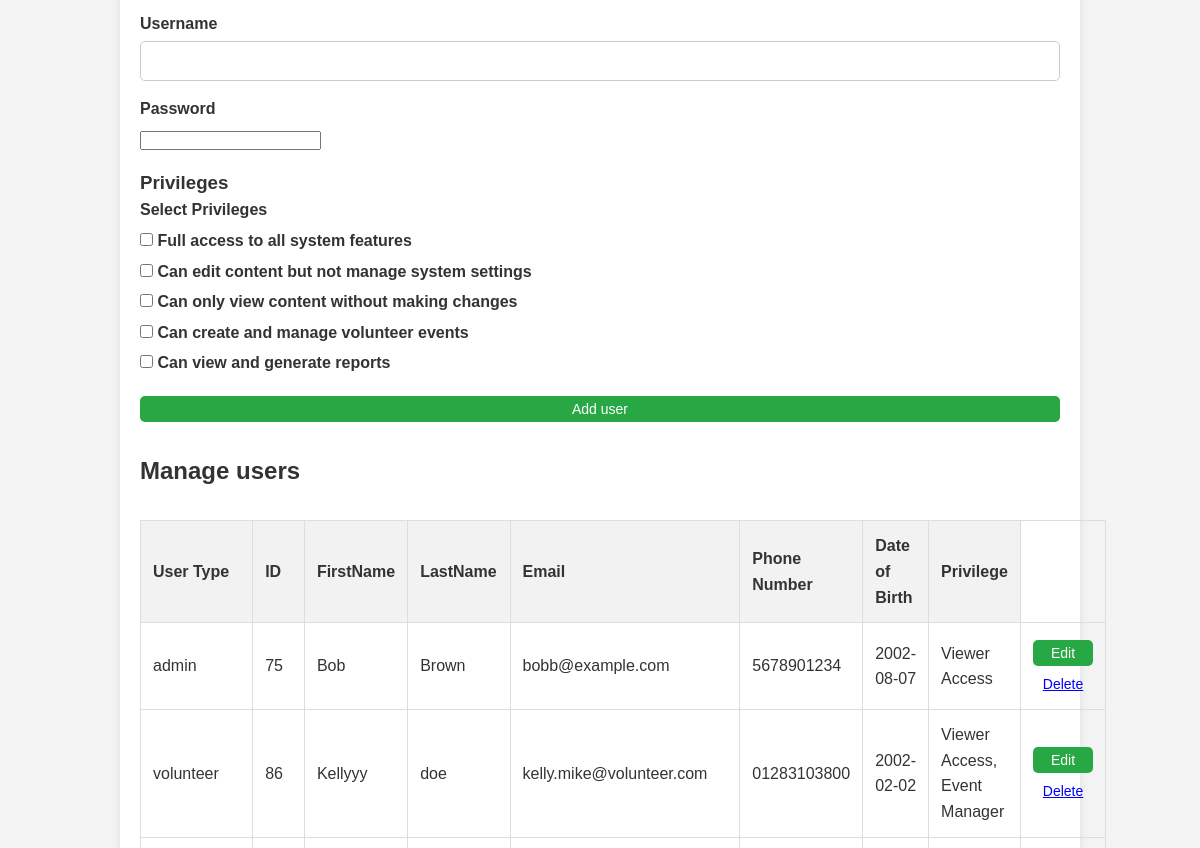
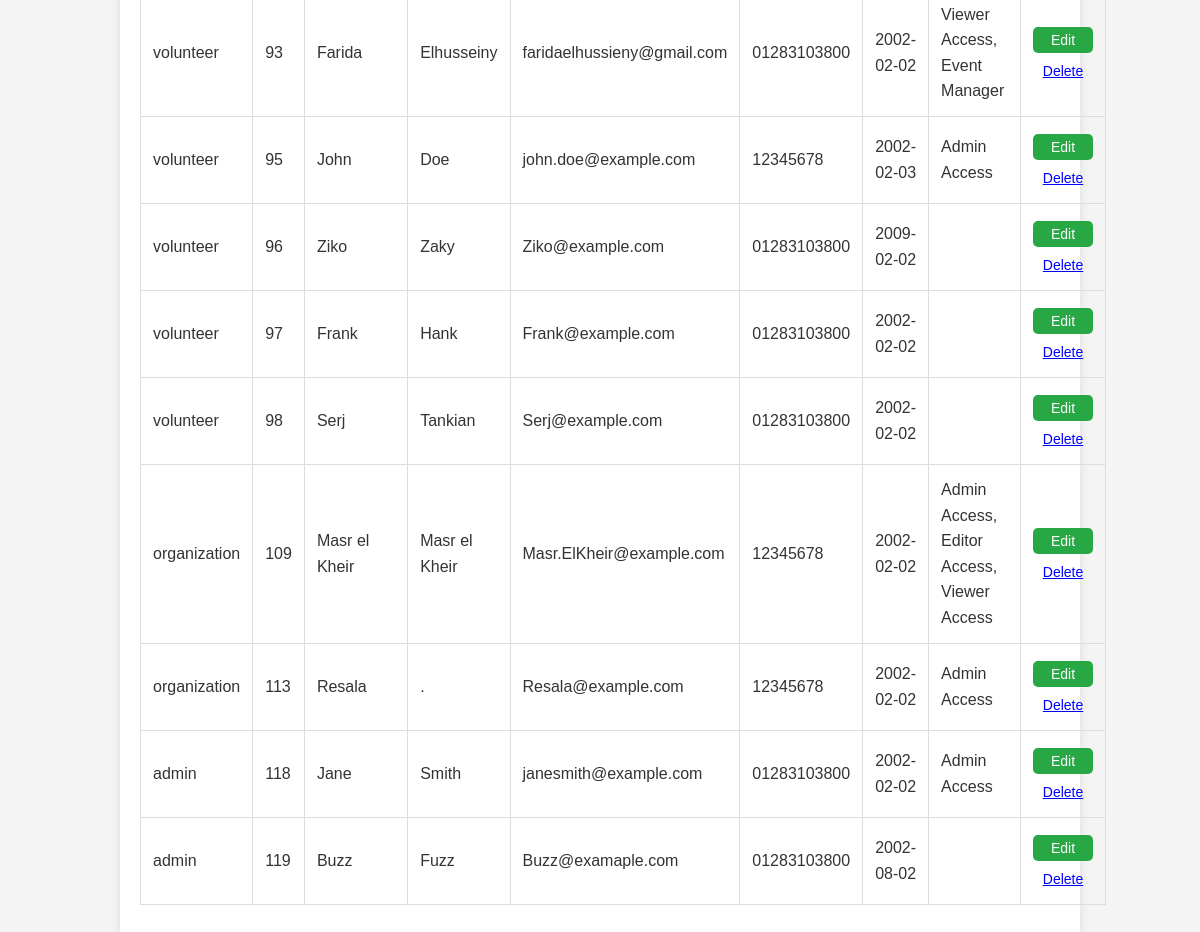
Page /Views/AdminControlPanel.php (lower part) on the earlier database version (2 pictures, top to bottom).
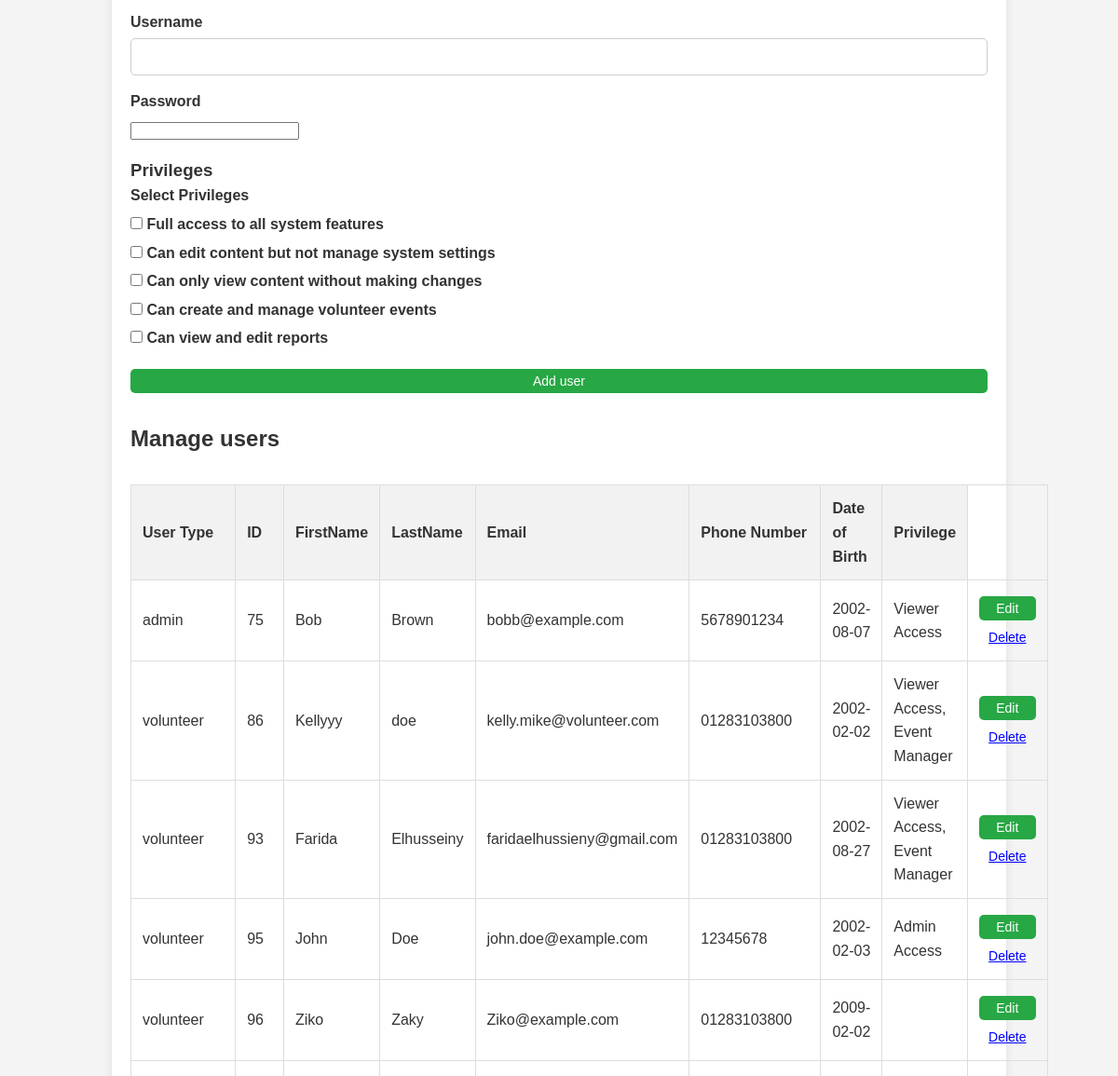
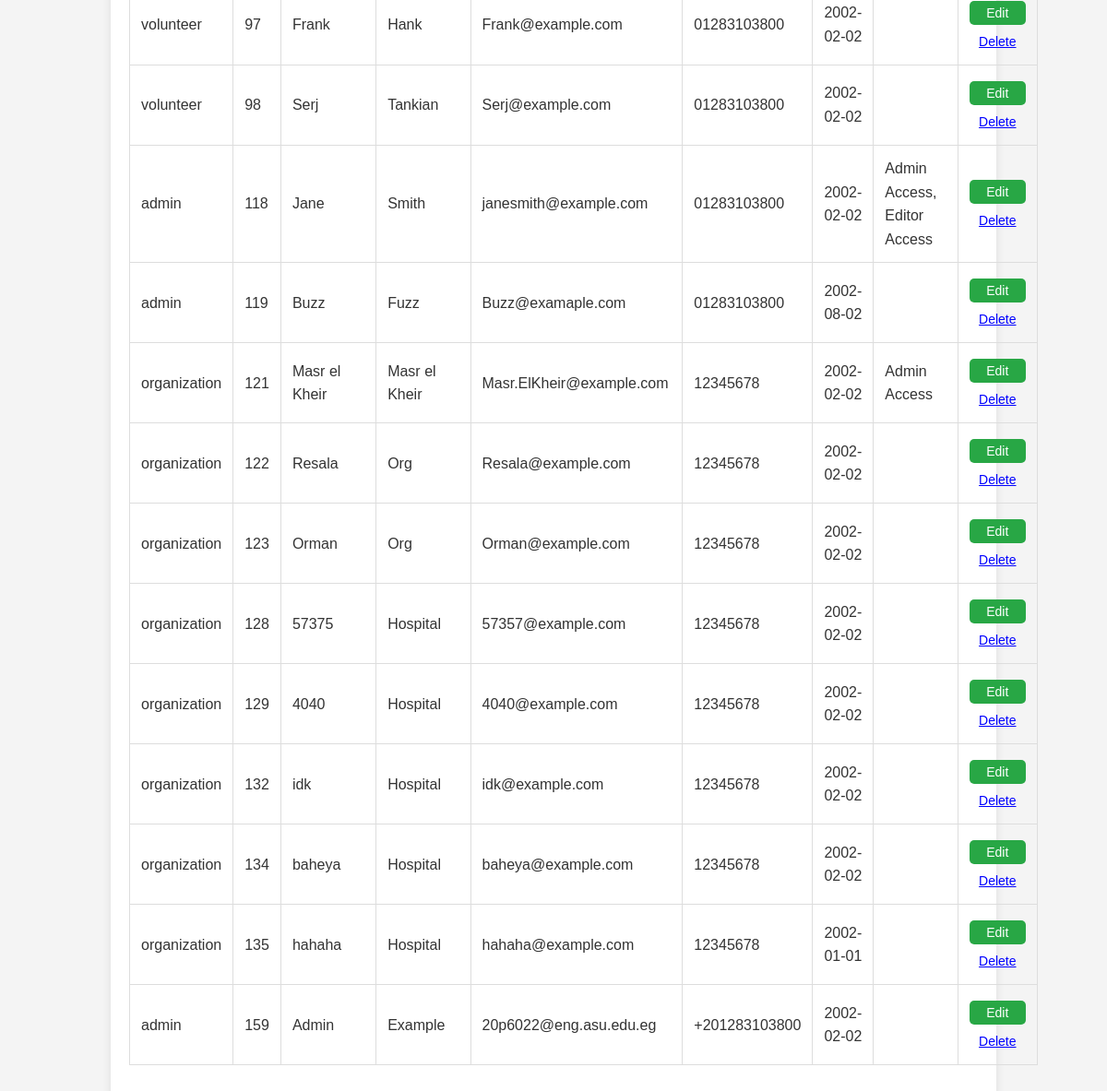
Same page on the later database version (2 pictures, top to bottom).
### tables this page shows
CREATE TABLE `privilege` (
  `PrivilegeID` int NOT NULL AUTO_INCREMENT,
  `PrivilegeName` varchar(50) NOT NULL,
  `Description` varchar(255) NOT NULL,
  `AccessLevel` int NOT NULL,
  PRIMARY KEY (`PrivilegeID`)
);

CREATE TABLE `user` (
  `UserID` int NOT NULL AUTO_INCREMENT,
  `FirstName` varchar(50) NOT NULL,
  `LastName` varchar(50) NOT NULL,
  `Email` varchar(100) NOT NULL,
  `PhoneNumber` varchar(15) DEFAULT NULL,
  `DateOfBirth` date DEFAULT NULL,
  `USER_NAME` varchar(50) NOT NULL,
  `PASSWORD_HASH` varchar(100) NOT NULL,
  `LAST_LOGIN` date DEFAULT NULL,
  `ACCOUNT_CREATION_DATE` date DEFAULT NULL,
  `UserTypeID` int DEFAULT NULL,
  PRIMARY KEY (`UserID`),
  UNIQUE KEY `Email` (`Email`),
  KEY `UserTypeID` (`UserTypeID`),
  CONSTRAINT `user_ibfk_1` FOREIGN KEY (`UserTypeID`) REFERENCES `usertype` (`UserTypeID`)
);

CREATE TABLE `usertype` (
  `UserTypeID` int NOT NULL AUTO_INCREMENT,
  `UserType` varchar(50) NOT NULL,
  PRIMARY KEY (`UserTypeID`)
);

### Models/Database.php (called while the page is built, shortened)
<?php
class Database {
    protected $conn;
    private static $instance;
    public function __construct() {
        $this->conn = new mysqli('localhost', 'root', 'Deda2782002!', 'VolunteerManagementSystem');
    }
    public static function getInstance() {
        if (!self::$instance) {
            self::$instance = new Database();
        }
        return self::$instance;
    }
    public function getConnection() {
        return $this->conn;
    }
}
?>

### Models/PrivilegeModel.php (called while the page is built, shortened)
<?php
require_once 'Database.php';
class Privilege
{
    public static function getAllPrivileges() {
        $query = "SELECT PrivilegeID, PrivilegeName, Description, AccessLevel FROM Privilege";
        $result = Database::getInstance()->getConnection()->query($query);
        $privileges = [];
        while ($row = $result->fetch_assoc()) {
            $privilege = new Privilege();
            $privilege->PrivilegeID = $row['PrivilegeID'];
            $privilege->PrivilegeName = $row['PrivilegeName'];
            $privilege->Description = $row['Description'];
            $privilege->AccessLevel = $row['AccessLevel'];
            $privileges[] = $privilege;
        }
        return $privileges;
    }
}
?>

### Controllers/PrivilegeController.php (called while the page is built, shortened)
<?php
require_once '../Models/PrivilegeModel.php';
class PrivilegeController {
    public function get_all_privileges() {
        return Privilege::getAllPrivileges();
    }
}
?>

### Models/UserModel.php (called while the page is built, shortened)
<?php
require_once 'Database.php';
class User {
    private $conn;
    public $UserID;
    public function __construct($id = null) {
        $this->conn = Database::getInstance()->getConnection();
    }
    public static function get_all_users(){
        $query = "SELECT * FROM User";
        $conn = Database::getInstance()->getConnection();
        $stmt = $conn->prepare($query);
        $stmt->execute();
        $result = $stmt->get_result();
        $users = [];
        while ($row = $result->fetch_assoc()) {
            $user = new self();
            foreach ($row as $key => $value) {
                if (property_exists($user, $key)) {
                    $user->$key = $value;
                }
            }
            $user->UserType = $user->getUserType();
            $user->Privileges = $user->getPrivileges();
            $user->Locations = $user->getLocations($user->UserID);
            $users[] = $user;
        }
        return $users;
    }
    public function getUserType() {
        $query = "SELECT UserTypeID FROM User WHERE UserID = ?";
        $stmt = $this->conn->prepare($query);
        $stmt->bind_param("i", $this->UserID);
        $stmt->execute();
        $result = $stmt->get_result();
        if ($row = $result->fetch_assoc()) {
            $UserTypeID = $row['UserTypeID'];
            $query = "SELECT UserType FROM UserType WHERE UserTypeID = ?";
            $stmt = $this->conn->prepare($query);
            $stmt->bind_param("i", $UserTypeID);
            $stmt->execute();
            $result = $stmt->get_result();
            if ($row = $result->fetch_assoc()) {
                return $row['UserType'];
            }
        }
        return null;
    }
    public function getPrivileges() {
        $query = "SELECT p.* FROM Privilege p
                  JOIN User_Privilege up ON p.PrivilegeID = up.USER_PrivilegeID
                  WHERE up.User_ID = ?";
        $stmt = $this->conn->prepare($query);
        $stmt->bind_param("i", $this->UserID);
        $stmt->execute();
        $result = $stmt->get_result();
        $privileges = [];
        while ($row = $result->fetch_assoc()) {
            $privilege = new Privilege();
            $privilege->PrivilegeID = $row['PrivilegeID'];
            $privilege->PrivilegeName = $row['PrivilegeName'];
            $privilege->Description = $row['Description'];
            $privilege->AccessLevel = $row['AccessLevel'];
            $privileges[] = $privilege;
        }
        return $privileges;
    }
    public static function getLocationIds($UserId) {
        $query = "SELECT a.* FROM Location a
                  JOIN User_Address ua ON a.AddressID = ua.AddressID
                  WHERE ua.UserID = ?";
        $conn = Database::getInstance()->getConnection();
        $stmt = $conn->prepare($query);
        $stmt->bind_param("i", $UserId);
        $stmt->execute();
        $result = $stmt->get_result();
        $locationIds = [];
        while ($row = $result->fetch_assoc()) {
            $locationIds[] = $row['AddressID'];
        }
        return $locationIds;
    }
    public function getLocations($useriD) {
        $locationDictionary = [];
        $locationIds = $this->getLocationIds($useriD);
        for ($i = 0; $i < count($locationIds); $i++) {
            $locationName = Location::getLocationNameById($locationIds[$i]);
            $cityName = Location::getParentFromChild($locationName);
            $countryName = Location::getParentFromChild($cityName);
            $location = [
                "ID" => $locationIds[$i],
                "Area" => $locationName,
                "City" => $cityName,
                "Country" => $countryName
            ];
            $locationDictionary[] = $location;
        }
        return $locationDictionary;
    }
}
?>

### Controllers/UserController.php (called while the page is built, shortened)
<?php
require_once '../Models/UserModel.php';
class UserController {
    public function getAllUsers() {
        return User::get_all_users();
    }
}
?>

### Views/AdminControlPanel.php (the view, shortened to what the changed rows need)
<?php
require_once '../Controllers/userController.php';
require_once '../Controllers/PrivilegeController.php';
$controller = new UserController();
$users = $controller->getAllUsers();
$controllerprivilleges = new PrivilegeController();
$privileges = $controllerprivilleges->get_all_privileges();
?>
<!DOCTYPE html>
<html lang="en">
<head>
    <link rel="stylesheet" href="./Style/style_control_panel.css">
</head>
<body>
    <div class="container">
        <form id="userForm" action="AdminControlPanel.php" method="post">
<div class="form-group">
    <?php
    for ($i = 0; $i < count($privileges); $i++) {
        echo '<div>';
        echo '<label><input type="checkbox" name="Privileges[]" value="' . $privileges[$i]->PrivilegeName . '"> ' . $privileges[$i]->Description . '</label>';
        echo '</div>';
    }
    ?>
</div>
        </form>
        <h2>Manage users</h2>
        <table class="crud-table">
            <thead>
                <tr>
                    <th>User Type</th>
                    <th>ID</th>
                    <th>FirstName</th>
                    <th>LastName</th>
                    <th>Email</th>
                    <th>Phone Number</th>
                    <th> Date of Birth</th>
                    <th>Privilege</th>
                </tr>
            </thead>
            <tbody>
    <?php foreach ($users as $user): ?>
        <tr data-id="<?= $user->UserID; ?>">
        <td class="UserType"><?= $user->UserType; ?></td>
        <td class="userId"><?= $user->UserID; ?></td>
        <td class= "firstName"><?= $user->FirstName; ?></td>
        <td class="lastName"><?= $user->LastName; ?></td>
        <td class="email"><?= $user->Email; ?></td>
        <td class="phone"><?= $user->PhoneNumber; ?></td>
        <td class="dob"><?= $user->DateOfBirth; ?></td>
        <td class="privilege">
            <?= implode(', ', array_map(fn($privilege) => $privilege->PrivilegeName, $user->getPrivileges())); ?>
        </td>
        <td>
            <button type="button" onclick="openModal(<?= $user->UserID; ?>, '<?= $user->FirstName; ?>', '<?= $user->LastName; ?>', '<?= $user->Email; ?>', '<?= $user->PhoneNumber; ?>', '<?= $user->DateOfBirth; ?>', '<?= $user->USER_NAME; ?>', '<?= $user->PASSWORD_HASH; ?>','<?= implode(', ', array_map(fn($privilege) => $privilege->PrivilegeName, $user->getPrivileges()));  ?>' ,'<?= $user->UserType; ?>' )">Edit</button>
            <form method="POST" action="AdminControlPanel.php" onsubmit="return confirm('Are you sure you want to delete this user?');" style="display:inline;">
    <button type="submit" style="background:none; border:none; color:blue; cursor:pointer; text-decoration:underline;">Delete</button>
</form>
        </td>
    </tr>
    <?php endforeach; ?>
</tbody>
        </table>
    </div>
</body>
</html>

Differences in the rows shown:
removed privilege: Description "Can view and generate reports"
removed user: UserTypeID.UserType "organization", UserID "109", FirstName "Masr el Kheir", LastName "Masr el Kheir", Email "Masr.ElKheir@example.com", PhoneNumber "12345678", DateOfBirth "2002-02-02", Privileges "Admin Access, Editor Access, Viewer Access"
removed user: UserTypeID.UserType "organization", UserID "113", FirstName "Resala", LastName ".", Email "Resala@example.com", PhoneNumber "12345678", DateOfBirth "2002-02-02", privilege.PrivilegeName "Admin Access"
added privilege: Description "Can view and edit reports"
changed user "Farida": DateOfBirth "2002-02-02" → "2002-08-27"
changed user "Jane": privilege.PrivilegeName "Admin Access" → "Admin Access, Editor Access"
added user: UserTypeID.UserType "organization", UserID "121", FirstName "Masr el Kheir", LastName "Masr el Kheir", Email "Masr.ElKheir@example.com", PhoneNumber "12345678", DateOfBirth "2002-02-02", privilege.PrivilegeName "Admin Access"
added user: UserTypeID.UserType "organization", UserID "122", FirstName "Resala", LastName "Org", Email "Resala@example.com", PhoneNumber "12345678", DateOfBirth "2002-02-02"
added user: UserTypeID.UserType "organization", UserID "123", FirstName "Orman", LastName "Org", Email "Orman@example.com", PhoneNumber "12345678", DateOfBirth "2002-02-02"
added user: UserTypeID.UserType "organization", UserID "128", FirstName "57375", LastName "Hospital", Email "57357@example.com", PhoneNumber "12345678", DateOfBirth "2002-02-02"
added user: UserTypeID.UserType "organization", UserID "129", FirstName "4040", LastName "Hospital", Email "4040@example.com", PhoneNumber "12345678", DateOfBirth "2002-02-02"
added user: UserTypeID.UserType "organization", UserID "132", FirstName "idk", LastName "Hospital", Email "idk@example.com", PhoneNumber "12345678", DateOfBirth "2002-02-02"
added user: UserTypeID.UserType "organization", UserID "134", FirstName "baheya", LastName "Hospital", Email "baheya@example.com", PhoneNumber "12345678", DateOfBirth "2002-02-02"
added user: UserTypeID.UserType "organization", UserID "135", FirstName "hahaha", LastName "Hospital", Email "hahaha@example.com", PhoneNumber "12345678", DateOfBirth "2002-01-01"
added user: UserTypeID.UserType "admin", UserID "159", FirstName "Admin", LastName "Example", Email "20p6022@eng.asu.edu.eg", PhoneNumber "+201283103800", DateOfBirth "2002-02-02"
